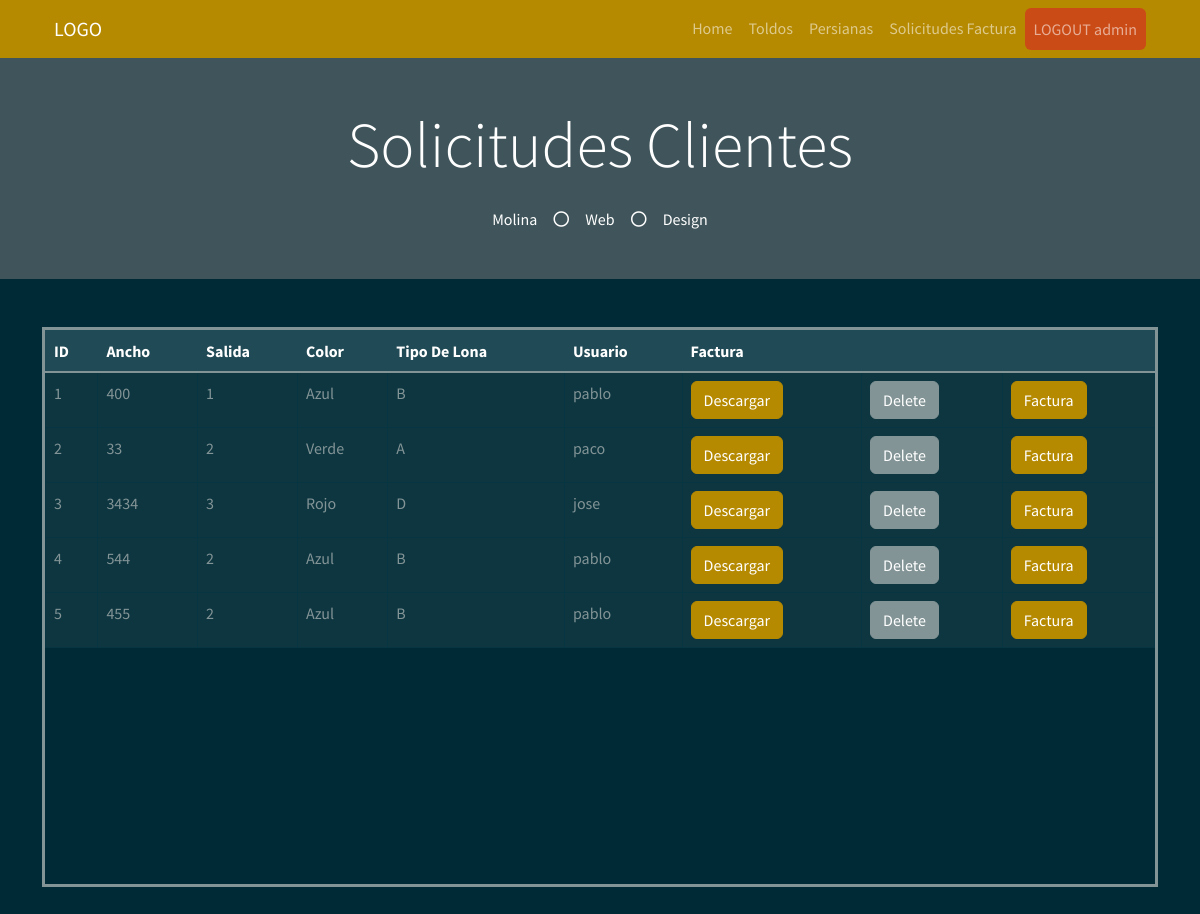
Page /solicitudes_admin (signed in) on the earlier database version.
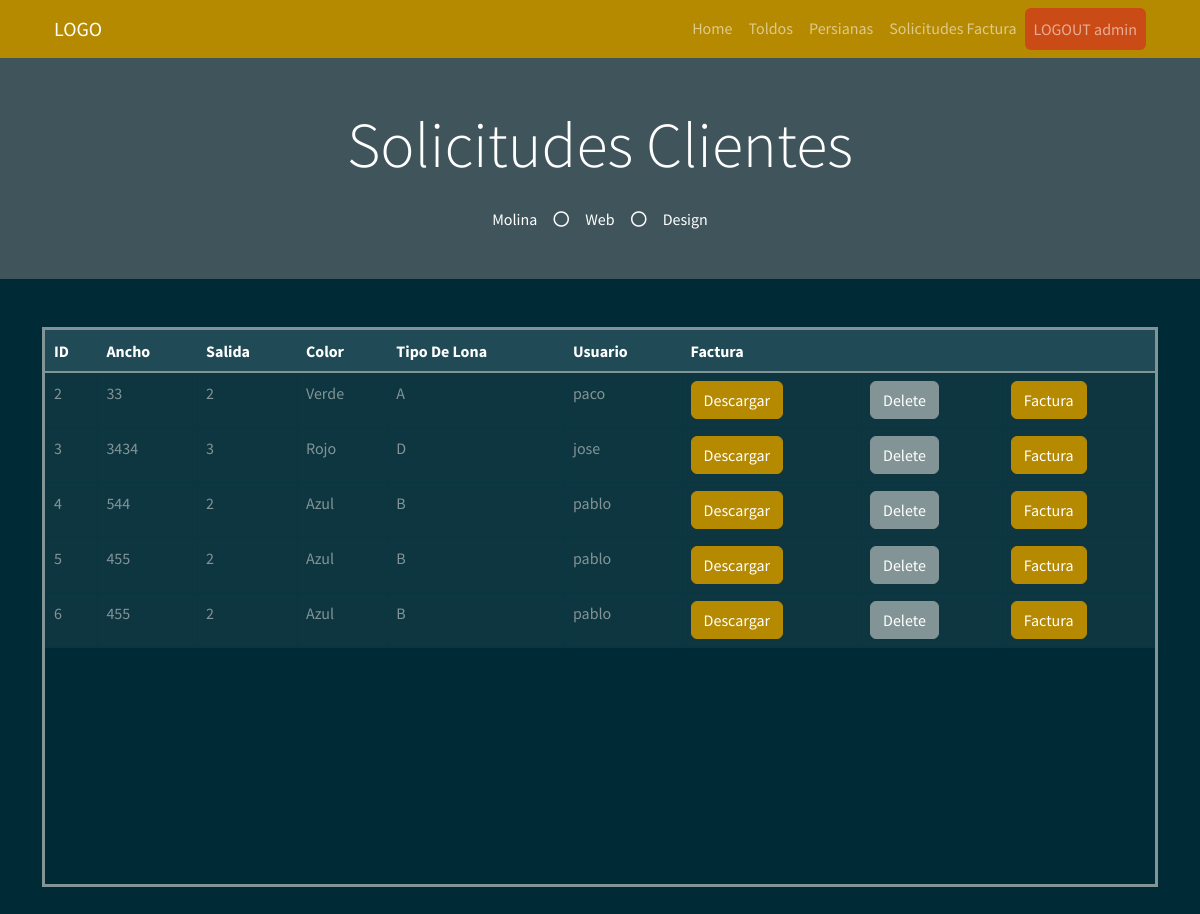
Same page on the later database version.
### myapp/models.py (models this page shows)
    class PresupuestoToldo(db.Model):
        __tablename__ = "PresupuestoToldo"  # Nombre de la tabla que se crea
        PresupuestoToldo_id = db.Column("presupuestoToldo_id", db.Integer, Sequence(
            'presupuestoToldo_id_seq'),  primary_key=True)
        Ancho = db.Column(db.String(20))
        Salida = db.Column(db.Integer)
        Color = db.Column(db.String(30))
        TipoLona = db.Column(db.String(30))
        Usu = db.Column(db.String(30))

### myapp/views.py (the view)
    @app.route("/solicitudes_admin", methods=["GET", "POST"])
    def solicitudes_admin():
        list_solicitud = db_access["list_solicitudes"]
        solicitudes = list_solicitud()
        usuario = session['usuario']
        usu = usuario
        return render_template("solicitudes_admin.html", solicitudes=solicitudes, usu=usu, os=os)

### myapp/templates/solicitudes_admin.html (shortened to what this page needs)
<!DOCTYPE html>
<html>
<head>
    <link href="https://cdn.jsdelivr.net/npm/bootstrap@5.1.3/dist/css/bootstrap.min.css" rel="stylesheet"
>
    <link rel="stylesheet" href="../static/style/bootstrap.min(8).css">
</head>
<body>
    {% include 'includes/navbar.html' %}
    <div class="jumbotron jumbotron-fluid bg-jumbotron" style=" background-color: rgba(128, 128, 128, 0.5);">
        <div class="container text-center py-5">
            <h3 class="text-white display-3 mb-4">Solicitudes Clientes</h3>
            <div class="d-inline-flex align-items-center text-white">
                <p class="m-0">Molina</p>
                <i class="far fa-circle px-3"></i>
                <p class="m-0">Web</p>
                <i class="far fa-circle px-3"></i>
                <p class="m-0">Design</p>
            </div>
        </div>
    </div>
    <div class="container my-5">
        <div style=" overflow:auto;  height: 70vh; border-style: solid;">
            <table class="table table-bordered mx-auto">
                <thead class="table-dark">
                    <tr class="table-active">
                        <th>ID</th>
                        <th>Ancho</th>
                        <th>Salida</th>
                        <th>Color</th>
                        <th>Tipo De Lona</th>
                        <th>Usuario</th>
                        <th>Factura</th>
                        <th></th>
                        <th></th>
                    </tr>
                </thead>
                <tbody>
                    {% for solicitud in solicitudes %}
                    <tr>
                        <td> {{ solicitud.PresupuestoToldo_id }} </td>
                        <td> {{ solicitud.Ancho }} </td>
                        <td> {{ solicitud.Salida }} </td>
                        <td> {{ solicitud.Color }} </td>
                        <td> {{ solicitud.TipoLona }} </td>
                        <td> {{ solicitud.Usu }} </td>
                        <td><a class="btn btn-primary"
                                href="/download_pdf/{{solicitud.PresupuestoToldo_id}}">Descargar</a></td>
                        <form id="deletForm" action="/delete_solicitud/{{solicitud.PresupuestoToldo_id}}" method="post">
                            <td> <input type="submit" value="Delete" class="btn btn-secondary" /></td>
                        </form>
                        <td> <a class="btn btn-primary"
                                href="/create_factura/{{solicitud.PresupuestoToldo_id}}">Factura</a></td>
                    </tr>
                    {% endfor %}
                </tbody>
            </table>
        </div>
    </div>
</body>
</html>

### myapp/templates/includes/navbar.html (shortened to what this page needs)
<link href="https://cdnjs.cloudflare.com/ajax/libs/font-awesome/5.10.0/css/all.min.css" rel="stylesheet">
<div class="container-fluid bg-primary">
    <div class="container">
        <nav class="navbar navbar-expand-lg navbar-dark">
            <div class="container-fluid">
                <a class="navbar-brand" href="/inicio">LOGO</a>
                <div class="collapse navbar-collapse" id="navbarSupportedContent">
                    <ul class="navbar-nav ms-auto mb-2 mb-lg-0">
                        <li class="nav-item">
                            <a class="nav-link " aria-current="page" href="/inicio">Home</a>
                        </li>
                        <li class="nav-item">
                            <a class="nav-link" href="/toldo">Toldos</a>
                        </li>
                        <li class="nav-item">
                            <a class="nav-link" href="/persiana">Persianas</a>
                        </li>
                        <li class="nav-item">
                            <a class="nav-link" href="/solicitudes_admin">Solicitudes Factura</a>
                        </li>
                        <li class="nav-item">
                            <a href="/logout" class="nav-link  bg-warning btn" tabindex="-1"
                                aria-disabled="true">LOGOUT {{usu}}</a>
                        </li>
                    </ul>
                </div>
            </div>
        </nav>
    </div>
</div>

Differences in the rows shown:
removed PresupuestoToldo: PresupuestoToldo_id "1", Ancho "400", Salida "1", Color "Azul", TipoLona "B", Usu "pablo"
added PresupuestoToldo: PresupuestoToldo_id "6", Ancho "455", Salida "2", Color "Azul", TipoLona "B", Usu "pablo"
